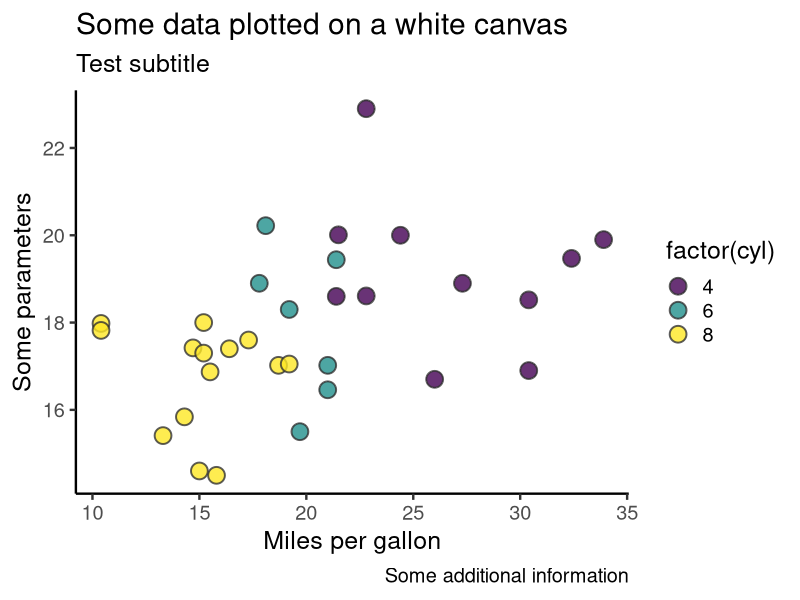

Generate this figure with R:
## ---- chunk 1
#| label: fig-mtcars
#| echo: false
#| message: false
#| warning: false
#| error: false
library(tidyverse)

mtcars |> 
  ggplot(
    aes(
      x = mpg,
      y = qsec,
      fill = factor(cyl)
    )
  )+
  geom_point(
    col = "grey20",
    shape = 21,
    size = 5,
    stroke = 1,
    alpha = 0.8
  )+
  viridis::scale_fill_viridis(discrete = T)+
  labs(
    title = "Some data plotted on a white canvas",
    subtitle = "Test subtitle",
    x = "Miles per gallon",
    y = "Some parameters",
    caption = "Some additional information"
  )+
  theme_classic(base_size = 18)

